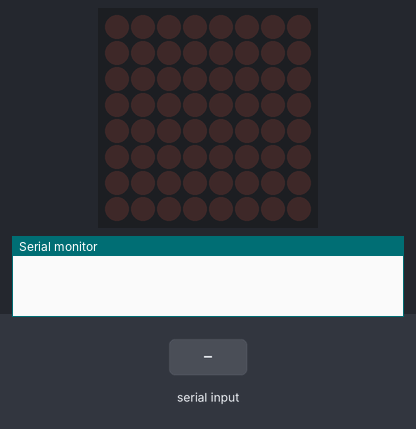
This sketch was run on a simulated Arduino Uno, built with avr-gcc and run on an emulated ATmega328P. On the bench: 8×8 LED matrix, the last lines printed to the serial monitor. Wiring (inferred from the names in the program): MAX7219 LED driver (orientation assumed): data pin 2; clock pin 4; CS pin 3. Inputs (shaded band) come from the test bench.

Above: at 1.2 s.
1.3 s: "1" received over Serial
At 1.6 s:
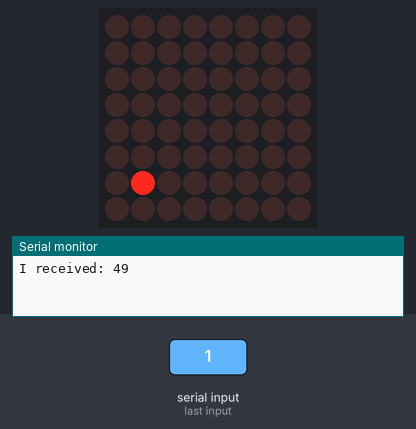
2.8 s: "2" received over Serial
At 4.0 s:
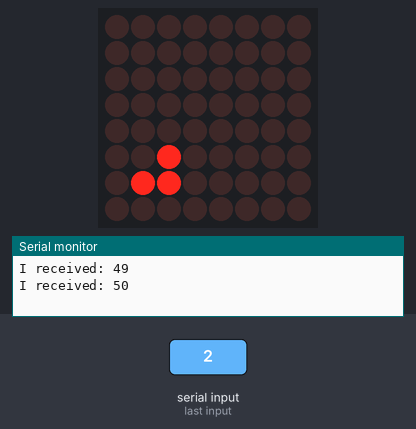
4.3 s: "3" received over Serial
At 5.1 s:
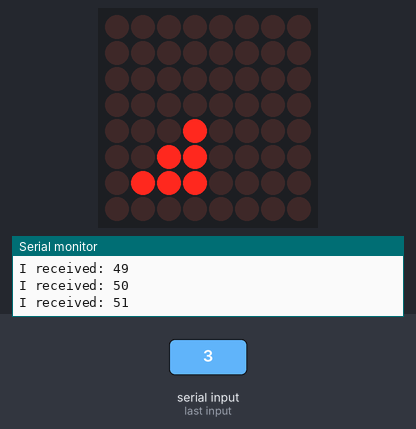
5.8 s: "4" received over Serial
At 6.2 s:
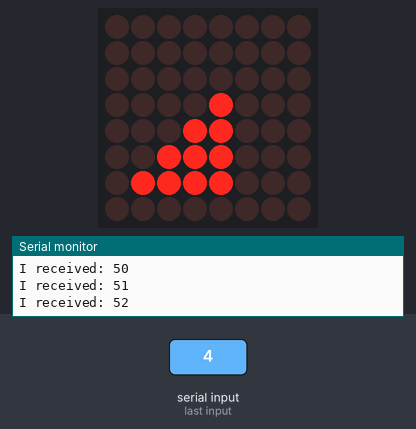
7.3 s: "5" received over Serial
At 8.5 s:
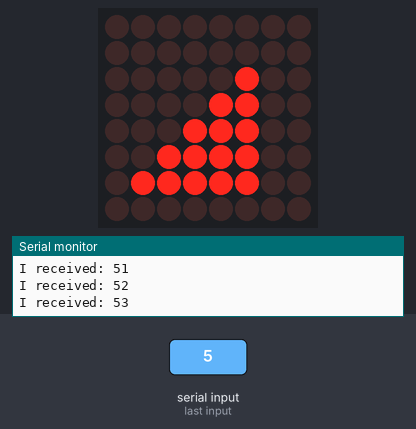
8.8 s: "6" received over Serial
At 9.7 s:
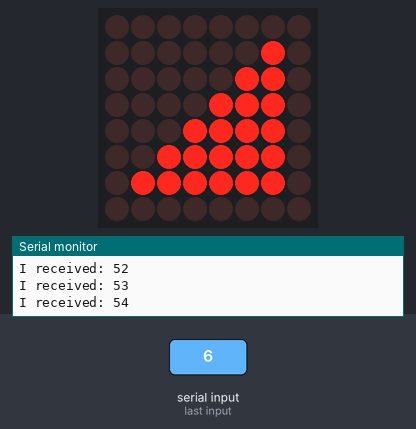
Timing chart, 0 to 11.3 s (numbered marks = the images above; inputs shaded):
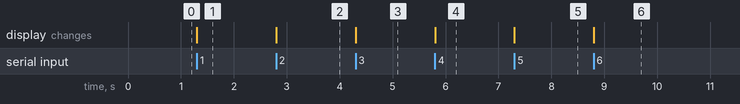

The sketch:

CoffeeStr.ino
```cpp
#include "codeArt.h"

int dataIn = 2;
int load = 3;
int clock = 4;

int strength = 0;
int incomingByte = 0;

int maxInUse = 1;    //change this variable to set how many MAX7219's you'll use

// define max7219 registers
byte max7219_reg_noop        = 0x00;
byte max7219_reg_digit0      = 0x01;
byte max7219_reg_digit1      = 0x02;
byte max7219_reg_digit2      = 0x03;
byte max7219_reg_digit3      = 0x04;
byte max7219_reg_digit4      = 0x05;
byte max7219_reg_digit5      = 0x06;
byte max7219_reg_digit6      = 0x07;
byte max7219_reg_digit7      = 0x08;
byte max7219_reg_decodeMode  = 0x09;
byte max7219_reg_intensity   = 0x0a;
byte max7219_reg_scanLimit   = 0x0b;
byte max7219_reg_shutdown    = 0x0c;
byte max7219_reg_displayTest = 0x0f;

void putByte(byte data)
{
  byte i = 8;
  byte mask;
  while (i > 0)
  {
    mask = 0x01 << (i - 1);      // get bitmask
    digitalWrite( clock, LOW);   // tick
    if (data & mask) digitalWrite(dataIn, HIGH);
    else             digitalWrite(dataIn, LOW);
    digitalWrite(clock, HIGH);   // tock
    --i;                         // move to lesser bit
  }
}

void maxSingle( byte reg, byte col)
{
  digitalWrite(load, LOW);       // begin
  putByte(reg);                  // specify register
  putByte(col);                  // put data
  digitalWrite(load, HIGH);
}

void initMax7219()
{
  //initiation of the max 7219
  maxSingle(max7219_reg_scanLimit, 0x07);
  maxSingle(max7219_reg_decodeMode, 0x00);     // using an led matrix (not digits)
  maxSingle(max7219_reg_shutdown,   0x01);     // not in shutdown mode
  maxSingle(max7219_reg_displayTest, 0x00);    // no display test
  for (int e = 1; e <= 8; e++) maxSingle(e, 0); // empty registers, turn all LEDs off
  maxSingle(max7219_reg_intensity, 0x0f & 0x0f);  // the first 0x0f is the value you can set
}

void setup ()
{
  Serial.begin(9600);
  pinMode(dataIn, OUTPUT);
  pinMode(clock,  OUTPUT);
  pinMode(load,   OUTPUT);
  initMax7219();
}

void loop ()
{
  if (Serial.available() > 0) {
    // read the incoming byte:
    incomingByte = Serial.read();
    if (incomingByte == 49) {
      byte boomArray[] = {0, 0, 0, 0, 0, 0, 64, 0};
      boom(boomArray);
    }
    if (incomingByte == 50) {
      byte boomArray[] = {0, 0, 0, 0, 0, 32, 96, 0};
      boom(boomArray);
    }
    if (incomingByte == 51) {
      byte boomArray[] = {0, 0, 0, 0, 16, 48, 112, 0};
      boom(boomArray);
    }
    if (incomingByte == 52) {
      byte boomArray[] = {0, 0, 0, 8, 24, 56, 120, 0};
      boom(boomArray);
    }
    if (incomingByte == 53) {
      byte boomArray[] = {0, 0, 4, 12, 28, 60, 124, 0};
      boom(boomArray);
    }
    if (incomingByte == 54) {
      byte boomArray[] = {0, 2, 6, 14, 30, 62, 126, 0};
      boom(boomArray);
    }

    // say what you got:
    Serial.print("I received: ");
    Serial.println(incomingByte, DEC);
  }
}

void boom(byte array[])
{
  for (int i = 0; i < 8; i++)
  {
    maxSingle(i + 1, array[i]);
  }
}
```

codeArt.h
```cpp
#ifndef CODE_ART_H
#define CODE_ART_H

#define ________ 0
#define _______x 1
#define ______x_ 2
#define ______xx 3
#define _____x__ 4
#define _____x_x 5
#define _____xx_ 6
#define _____xxx 7
#define ____x___ 8
#define ____x__x 9
#define ____x_x_ 10
#define ____x_xx 11
#define ____xx__ 12
#define ____xx_x 13
#define ____xxx_ 14
#define ____xxxx 15
#define ___x____ 16
#define ___x___x 17
#define ___x__x_ 18
#define ___x__xx 19
#define ___x_x__ 20
#define ___x_x_x 21
#define ___x_xx_ 22
#define ___x_xxx 23
#define ___xx___ 24
#define ___xx__x 25
#define ___xx_x_ 26
#define ___xx_xx 27
#define ___xxx__ 28
#define ___xxx_x 29
#define ___xxxx_ 30
#define ___xxxxx 31
#define __x_____ 32
#define __x____x 33
#define __x___x_ 34
#define __x___xx 35
#define __x__x__ 36
#define __x__x_x 37
#define __x__xx_ 38
#define __x__xxx 39
#define __x_x___ 40
#define __x_x__x 41
#define __x_x_x_ 42
#define __x_x_xx 43
#define __x_xx__ 44
#define __x_xx_x 45
#define __x_xxx_ 46
#define __x_xxxx 47
#define __xx____ 48
#define __xx___x 49
#define __xx__x_ 50
#define __xx__xx 51
#define __xx_x__ 52
#define __xx_x_x 53
#define __xx_xx_ 54
#define __xx_xxx 55
#define __xxx___ 56
#define __xxx__x 57
#define __xxx_x_ 58
#define __xxx_xx 59
#define __xxxx__ 60
#define __xxxx_x 61
#define __xxxxx_ 62
#define __xxxxxx 63
#define _x______ 64
#define _x_____x 65
#define _x____x_ 66
#define _x____xx 67
#define _x___x__ 68
#define _x___x_x 69
#define _x___xx_ 70
#define _x___xxx 71
#define _x__x___ 72
#define _x__x__x 73
#define _x__x_x_ 74
#define _x__x_xx 75
#define _x__xx__ 76
#define _x__xx_x 77
#define _x__xxx_ 78
#define _x__xxxx 79
#define _x_x____ 80
#define _x_x___x 81
#define _x_x__x_ 82
#define _x_x__xx 83
#define _x_x_x__ 84
#define _x_x_x_x 85
#define _x_x_xx_ 86
#define _x_x_xxx 87
#define _x_xx___ 88
#define _x_xx__x 89
#define _x_xx_x_ 90
#define _x_xx_xx 91
#define _x_xxx__ 92
#define _x_xxx_x 93
#define _x_xxxx_ 94
#define _x_xxxxx 95
#define _xx_____ 96
#define _xx____x 97
#define _xx___x_ 98
#define _xx___xx 99
#define _xx__x__ 100
#define _xx__x_x 101
#define _xx__xx_ 102
#define _xx__xxx 103
#define _xx_x___ 104
#define _xx_x__x 105
#define _xx_x_x_ 106
#define _xx_x_xx 107
#define _xx_xx__ 108
#define _xx_xx_x 109
#define _xx_xxx_ 110
#define _xx_xxxx 111
#define _xxx____ 112
#define _xxx___x 113
#define _xxx__x_ 114
#define _xxx__xx 115
#define _xxx_x__ 116
#define _xxx_x_x 117
#define _xxx_xx_ 118
#define _xxx_xxx 119
#define _xxxx___ 120
#define _xxxx__x 121
#define _xxxx_x_ 122
#define _xxxx_xx 123
#define _xxxxx__ 124
#define _xxxxx_x 125
#define _xxxxxx_ 126
#define _xxxxxxx 127
#define x_______ 128
#define x______x 129
#define x_____x_ 130
#define x_____xx 131
#define x____x__ 132
#define x____x_x 133
#define x____xx_ 134
#define x____xxx 135
#define x___x___ 136
#define x___x__x 137
#define x___x_x_ 138
#define x___x_xx 139
#define x___xx__ 140
#define x___xx_x 141
#define x___xxx_ 142
#define x___xxxx 143
#define x__x____ 144
#define x__x___x 145
#define x__x__x_ 146
#define x__x__xx 147
#define x__x_x__ 148
#define x__x_x_x 149
#define x__x_xx_ 150
#define x__x_xxx 151
#define x__xx___ 152
#define x__xx__x 153
#define x__xx_x_ 154
#define x__xx_xx 155
#define x__xxx__ 156
#define x__xxx_x 157
#define x__xxxx_ 158
#define x__xxxxx 159
#define x_x_____ 160
#define x_x____x 161
#define x_x___x_ 162
#define x_x___xx 163
#define x_x__x__ 164
#define x_x__x_x 165
#define x_x__xx_ 166
#define x_x__xxx 167
#define x_x_x___ 168
#define x_x_x__x 169
#define x_x_x_x_ 170
#define x_x_x_xx 171
#define x_x_xx__ 172
#define x_x_xx_x 173
#define x_x_xxx_ 174
#define x_x_xxxx 175
#define x_xx____ 176
#define x_xx___x 177
#define x_xx__x_ 178
#define x_xx__xx 179
#define x_xx_x__ 180
#define x_xx_x_x 181
#define x_xx_xx_ 182
#define x_xx_xxx 183
#define x_xxx___ 184
#define x_xxx__x 185
#define x_xxx_x_ 186
#define x_xxx_xx 187
#define x_xxxx__ 188
#define x_xxxx_x 189
#define x_xxxxx_ 190
#define x_xxxxxx 191
#define xx______ 192
#define xx_____x 193
#define xx____x_ 194
#define xx____xx 195
#define xx___x__ 196
#define xx___x_x 197
#define xx___xx_ 198
#define xx___xxx 199
#define xx__x___ 200
#define xx__x__x 201
#define xx__x_x_ 202
#define xx__x_xx 203
#define xx__xx__ 204
#define xx__xx_x 205
#define xx__xxx_ 206
#define xx__xxxx 207
#define xx_x____ 208
#define xx_x___x 209
#define xx_x__x_ 210
#define xx_x__xx 211
#define xx_x_x__ 212
#define xx_x_x_x 213
#define xx_x_xx_ 214
#define xx_x_xxx 215
#define xx_xx___ 216
#define xx_xx__x 217
#define xx_xx_x_ 218
#define xx_xx_xx 219
#define xx_xxx__ 220
#define xx_xxx_x 221
#define xx_xxxx_ 222
#define xx_xxxxx 223
#define xxx_____ 224
#define xxx____x 225
#define xxx___x_ 226
#define xxx___xx 227
#define xxx__x__ 228
#define xxx__x_x 229
#define xxx__xx_ 230
#define xxx__xxx 231
#define xxx_x___ 232
#define xxx_x__x 233
#define xxx_x_x_ 234
#define xxx_x_xx 235
#define xxx_xx__ 236
#define xxx_xx_x 237
#define xxx_xxx_ 238
#define xxx_xxxx 239
#define xxxx____ 240
#define xxxx___x 241
#define xxxx__x_ 242
#define xxxx__xx 243
#define xxxx_x__ 244
#define xxxx_x_x 245
#define xxxx_xx_ 246
#define xxxx_xxx 247
#define xxxxx___ 248
#define xxxxx__x 249
#define xxxxx_x_ 250
#define xxxxx_xx 251
#define xxxxxx__ 252
#define xxxxxx_x 253
#define xxxxxxx_ 254
#define xxxxxxxx 255

#endif
```

Measured:
- after the input at 1.3 s, the display: changes at once (image 1)
- after the input at 2.8 s, the display: changes at once (image 2)
- after the input at 4.3 s, the display: changes at once (image 3)
- after the input at 5.8 s, the display: changes at once (image 4)
- after the input at 7.3 s, the display: changes at once (image 5)
- after the input at 8.8 s, the display: changes at once (image 6)
